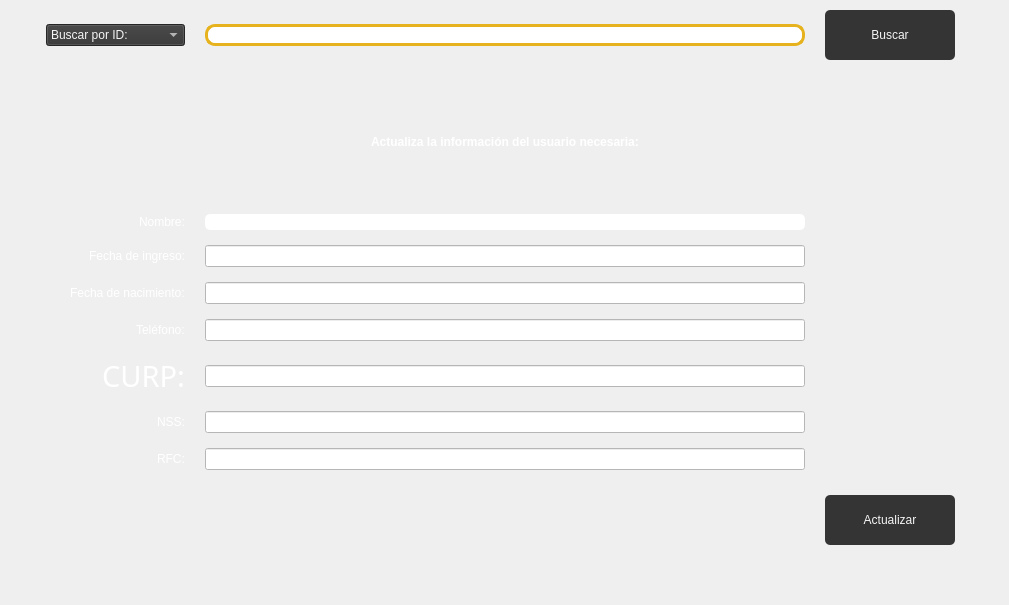
                    <widget class="QWidget" name="scrollAreaWidgetContents_6">
                     <property name="geometry">
                      <rect>
                       <x>0</x>
                       <y>0</y>
                       <width>1009</width>
                       <height>605</height>
                      </rect>
                     </property>
                     <layout class="QGridLayout" name="gridLayout_15">
                      <property name="leftMargin">
                       <number>0</number>
                      </property>
                      <property name="topMargin">
                       <number>0</number>
                      </property>
                      <property name="rightMargin">
                       <number>0</number>
                      </property>
                      <property name="bottomMargin">
                       <number>50</number>
                      </property>
                      <property name="horizontalSpacing">
                       <number>20</number>
                      </property>
                      <property name="verticalSpacing">
                       <number>15</number>
                      </property>
                      <item row="10" column="0" alignment="Qt::AlignRight">
                       <widget class="QLabel" name="label_58">
                        <property name="font">
                         <font>
                          <family>Bahnschrift SemiBold SemiConden</family>
                          <pointsize>22</pointsize>
                          <weight>7</weight>
                          <italic>false</italic>
                          <bold>false</bold>
                         </font>
                        </property>
                        <property name="styleSheet">
                         <string notr="true">font: 63 22pt &quot;Bahnschrift SemiBold SemiConden&quot;;
color: rgb(255, 255, 255);</string>
                        </property>
                        <property name="text">
                         <string>CURP:</string>
                        </property>
                       </widget>
                      </item>
                      <item row="3" column="0" alignment="Qt::AlignRight">
                       <widget class="QLabel" name="label_51">
                        <property name="styleSheet">
                         <string notr="true">font: 63 22pt &quot;Bahnschrift SemiBold SemiConden&quot;;
color: rgb(255, 255, 255);</string>
                        </property>
                        <property name="text">
                         <string>Nombre:</string>
                        </property>
                       </widget>
                      </item>
                      <item row="11" column="0" alignment="Qt::AlignRight">
                       <widget class="QLabel" name="label_53">
                        <property name="styleSheet">
                         <string notr="true">font: 63 22pt &quot;Bahnschrift SemiBold SemiConden&quot;;
color: rgb(255, 255, 255);</string>
                        </property>
                        <property name="text">
                         <string>NSS:</string>
                        </property>
                       </widget>
                      </item>
                      <item row="0" column="2" alignment="Qt::AlignLeft">
                       <widget class="QPushButton" name="BuscarBotonActualizar_2">
                        <property name="minimumSize">
                         <size>
                          <width>130</width>
                          <height>70</height>
                         </size>
                        </property>
                        <property name="cursor">
                         <cursorShape>PointingHandCursor</cursorShape>
                        </property>
                        <property name="styleSheet">
                         <string notr="true">QPushButton{
	background-color: #343434;
	font: 87 14pt &quot;Arial Black&quot;;
	color: whitesmoke;
	border-radius: 5px;
	border: .5px solid #e6b31e;
	margin: 10 px;
	right-margin: 10px;
}

QPushButton:hover{
	background-color: #e6b31e;
	font: 87 14pt &quot;Arial Black&quot;;
	color: whitesmoke;
	border-radius: 5px;
	border: 1.5px solid #343434;
	margin: 10 px;
	right-margin: 10px;
}


</string>
                        </property>
                        <property name="text">
                         <string>Buscar</string>
                        </property>
                       </widget>
                      </item>
                      <item row="13" column="2" alignment="Qt::AlignLeft">
                       <widget class="QPushButton" name="ActualizarBotonPaciente_2">
                        <property name="minimumSize">
                         <size>
                          <width>130</width>
                          <height>70</height>
                         </size>
                        </property>
                        <property name="cursor">
                         <cursorShape>PointingHandCursor</cursorShape>
                        </property>
                        <property name="styleSheet">
                         <string notr="true">QPushButton{
	background-color: #343434;
	font: 87 14pt &quot;Arial Black&quot;;
	color: whitesmoke;
	border-radius: 5px;
	border: .5px solid #e6b31e;
	margin: 10 px;
	right-margin: 10px;
}

QPushButton:hover{
	background-color: #e6b31e;
	font: 87 14pt &quot;Arial Black&quot;;
	color: whitesmoke;
	border-radius: 5px;
	border: 1.5px solid #343434;
	margin: 10 px;
	right-margin: 10px;
}
</string>
                        </property>
                        <property name="text">
                         <string>Actualizar</string>
                        </property>
                       </widget>
                      </item>
                      <item row="8" column="0" alignment="Qt::AlignRight">
                       <widget class="QLabel" name="label_56">
                        <property name="styleSheet">
                         <string notr="true">font: 63 22pt &quot;Bahnschrift SemiBold SemiConden&quot;;
color: rgb(255, 255, 255);</string>
                        </property>
                        <property name="text">
                         <string>Fecha de nacimiento:</string>
                        </property>
                       </widget>
                      </item>
                      <item row="0" column="0" alignment="Qt::AlignRight">
                       <widget class="QComboBox" name="BuscarPor_7">
                        <property name="styleSheet">
                         <string notr="true">font: 63 20pt &quot;Bahnschrift SemiBold SemiConden&quot;;
border: .5px solid #e6b31e;
background-color: rgb(52, 52, 52);
color: whitesmoke;</string>
                        </property>
                        <item>
                         <property name="text">
                          <string>Buscar por ID:</string>
                         </property>
                        </item>
                        <item>
                         <property name="text">
                          <string>Buscar por Nombre:</string>
                         </property>
                        </item>
                       </widget>
                      </item>
                      <item row="0" column="1" alignment="Qt::AlignHCenter|Qt::AlignVCenter">
                       <widget class="QLineEdit" name="ID_BuscarActualizarPaciente_2">
                        <property name="minimumSize">
                         <size>
                          <width>600</width>
                          <height>0</height>
                         </size>
                        </property>
                        <property name="maximumSize">
                         <size>
                          <width>600</width>
                          <height>16777215</height>
                         </size>
                        </property>
                        <property name="styleSheet">
                         <string notr="true">font: 63 20pt &quot;Bahnschrift SemiBold SemiConden&quot;;
background-color: rgb(255, 255, 255);
border: 3px solid #e6b31e;
border-radius: 10px;</string>
                        </property>
                       </widget>
                      </item>
                      <item row="8" column="1" alignment="Qt::AlignHCenter">
                       <widget class="QLineEdit" name="FechNacActu_2">
                        <property name="minimumSize">
                         <size>
                          <width>600</width>
                          <height>0</height>
                         </size>
                        </property>
                        <property name="styleSheet">
                         <string notr="true">font: 63 20pt &quot;Bahnschrift SemiBold SemiConden&quot;;
background-color: rgb(255, 255, 255);
</string>
                        </property>
                       </widget>
                      </item>
                      <item row="11" column="1" alignment="Qt::AlignHCenter">
                       <widget class="QLineEdit" name="EnfermedadesActualizar_2">
                        <property name="minimumSize">
                         <size>
                          <width>600</width>
                          <height>0</height>
                         </size>
                        </property>
                        <property name="styleSheet">
                         <string notr="true">font: 63 20pt &quot;Bahnschrift SemiBold SemiConden&quot;;
background-color: rgb(255, 255, 255);
</string>
                        </property>
                       </widget>
                      </item>
                      <item row="12" column="1" alignment="Qt::AlignHCenter">
                       <widget class="QLineEdit" name="MedicamentosActualizar_2">
                        <property name="minimumSize">
                         <size>
                          <width>600</width>
                          <height>0</height>
                         </size>
                        </property>
                        <property name="styleSheet">
                         <string notr="true">font: 63 20pt &quot;Bahnschrift SemiBold SemiConden&quot;;
background-color: rgb(255, 255, 255);
</string>
                        </property>
                       </widget>
                      </item>
                      <item row="12" column="0" alignment="Qt::AlignRight|Qt::AlignVCenter">
                       <widget class="QLabel" name="label_54">
                        <property name="styleSheet">
                         <string notr="true">font: 63 22pt &quot;Bahnschrift SemiBold SemiConden&quot;;
color: rgb(255, 255, 255);</string>
                        </property>
                        <property name="text">
                         <string>RFC:</string>
                        </property>
                       </widget>
                      </item>
                      <item row="4" column="0" alignment="Qt::AlignRight">
                       <widget class="QLabel" name="label_55">
                        <property name="styleSheet">
                         <string notr="true">font: 63 22pt &quot;Bahnschrift SemiBold SemiConden&quot;;
color: rgb(255, 255, 255);</string>
                        </property>
                        <property name="text">
                         <string>Fecha de ingreso:</string>
                        </property>
                       </widget>
                      </item>
                      <item row="3" column="1" alignment="Qt::AlignHCenter">
                       <widget class="QLineEdit" name="NombreActualizarPaciente_2">
                        <property name="minimumSize">
                         <size>
                          <width>600</width>
                          <height>0</height>
                         </size>
                        </property>
                        <property name="styleSheet">
                         <string notr="true">font: 63 20pt &quot;Bahnschrift SemiBold SemiConden&quot;;
background-color: rgb(255, 255, 255);

border-radius: 5px;</string>
                        </property>
                       </widget>
                      </item>
                      <item row="4" column="1" alignment="Qt::AlignHCenter">
                       <widget class="QLineEdit" name="TelefonoActualizarPaciente_2">
                        <property name="minimumSize">
                         <size>
                          <width>600</width>
                          <height>0</height>
                         </size>
                        </property>
                        <property name="styleSheet">
                         <string notr="true">font: 63 20pt &quot;Bahnschrift SemiBold SemiConden&quot;;
background-color: rgb(255, 255, 255);
</string>
                        </property>
                       </widget>
                      </item>
                      <item row="10" column="1" alignment="Qt::AlignHCenter">
                       <widget class="QLineEdit" name="AlergiasActualizar_2">
                        <property name="minimumSize">
                         <size>
                          <width>600</width>
                          <height>0</height>
                         </size>
                        </property>
                        <property name="styleSheet">
                         <string notr="true">font: 63 20pt &quot;Bahnschrift SemiBold SemiConden&quot;;
background-color: rgb(255, 255, 255);
</string>
                        </property>
                       </widget>
                      </item>
                      <item row="9" column="1" alignment="Qt::AlignHCenter">
                       <widget class="QLineEdit" name="UltimCitActu_2">
                        <property name="minimumSize">
                         <size>
                          <width>600</width>
                          <height>0</height>
                         </size>
                        </property>
                        <property name="styleSheet">
                         <string notr="true">font: 63 20pt &quot;Bahnschrift SemiBold SemiConden&quot;;
background-color: rgb(255, 255, 255);
</string>
                        </property>
                       </widget>
                      </item>
                      <item row="9" column="0" alignment="Qt::AlignRight">
                       <widget class="QLabel" name="label_57">
                        <property name="styleSheet">
                         <string notr="true">font: 63 22pt &quot;Bahnschrift SemiBold SemiConden&quot;;
color: rgb(255, 255, 255);</string>
                        </property>
                        <property name="text">
                         <string>Teléfono:</string>
                        </property>
                       </widget>
                      </item>
                      <item row="2" column="1" alignment="Qt::AlignHCenter|Qt::AlignVCenter">
                       <widget class="QLabel" name="label_50">
                        <property name="styleSheet">
                         <string notr="true">font: 63 22pt &quot;Bahnschrift SemiBold SemiConden&quot;;
color: rgb(255, 255, 255);</string>
                        </property>
                        <property name="text">
                         <string>&lt;html&gt;&lt;head/&gt;&lt;body&gt;&lt;p&gt;&lt;span style=&quot; font-weight:696; color:#ffffff;&quot;&gt;Actualiza la información del usuario necesaria:&lt;/span&gt;&lt;/p&gt;&lt;/body&gt;&lt;/html&gt;</string>
                        </property>
                       </widget>
                      </item>
                     </layout>
                    </widget>
